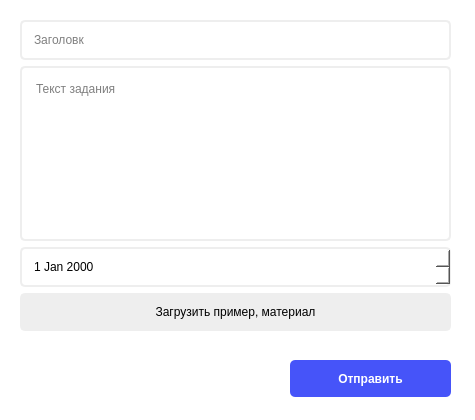
<?xml version="1.0" encoding="UTF-8"?>
<ui version="4.0">
 <class>Form</class>
 <widget class="QWidget" name="Form">
  <property name="geometry">
   <rect>
    <x>0</x>
    <y>0</y>
    <width>475</width>
    <height>420</height>
   </rect>
  </property>
  <property name="sizePolicy">
   <sizepolicy hsizetype="Preferred" vsizetype="Preferred">
    <horstretch>0</horstretch>
    <verstretch>0</verstretch>
   </sizepolicy>
  </property>
  <property name="acceptDrops">
   <bool>false</bool>
  </property>
  <property name="windowTitle">
   <string>Form</string>
  </property>
  <property name="toolTipDuration">
   <number>-1</number>
  </property>
  <property name="styleSheet">
   <string notr="true">background-color: white;</string>
  </property>
  <widget class="QWidget" name="verticalLayoutWidget">
   <property name="geometry">
    <rect>
     <x>20</x>
     <y>20</y>
     <width>431</width>
     <height>331</height>
    </rect>
   </property>
   <layout class="QVBoxLayout" name="verticalLayout">
    <item>
     <widget class="QLineEdit" name="edit_title">
      <property name="styleSheet">
       <string notr="true">background-color: #ffffff;
border-radius: 5px;
color: black;
padding: 10px;
border: 2px solid #eeeeee;</string>
      </property>
      <property name="placeholderText">
       <string>Заголовк</string>
      </property>
     </widget>
    </item>
    <item>
     <widget class="QPlainTextEdit" name="edit_text">
      <property name="styleSheet">
       <string notr="true">background-color: #ffffff;
border-radius: 5px;
color: black;
padding: 10px;
border: 2px solid #eeeeee;</string>
      </property>
      <property name="placeholderText">
       <string>Текст задания</string>
      </property>
     </widget>
    </item>
    <item>
     <widget class="QDateEdit" name="dtchoice_date">
      <property name="styleSheet">
       <string notr="true">background-color: #ffffff;
border-radius: 5px;
color: black;
padding: 10px;
border: 2px solid #eeeeee;</string>
      </property>
     </widget>
    </item>
    <item>
     <widget class="QPushButton" name="btn_add_material">
      <property name="styleSheet">
       <string notr="true">background-color: #eeeeee;
border-radius: 5px;
color: black;
padding: 10px;
border: 2px solid #eeeeee;
</string>
      </property>
      <property name="text">
       <string>Загрузить пример, материал</string>
      </property>
     </widget>
    </item>
    <item>
     <widget class="QLabel" name="label">
      <property name="styleSheet">
       <string notr="true">color: red;</string>
      </property>
      <property name="text">
       <string/>
      </property>
     </widget>
    </item>
   </layout>
  </widget>
  <widget class="QPushButton" name="btn_send">
   <property name="geometry">
    <rect>
     <x>290</x>
     <y>360</y>
     <width>161</width>
     <height>37</height>
    </rect>
   </property>
   <property name="font">
    <font>
     <weight>75</weight>
     <bold>true</bold>
    </font>
   </property>
   <property name="styleSheet">
    <string notr="true">padding: 10px;
background-color: #4654f9;
border-width: 2px;
border-radius: 5px;
color: white;
</string>
   </property>
   <property name="text">
    <string>Отправить</string>
   </property>
  </widget>
 </widget>
 <resources/>
 <connections/>
</ui>
